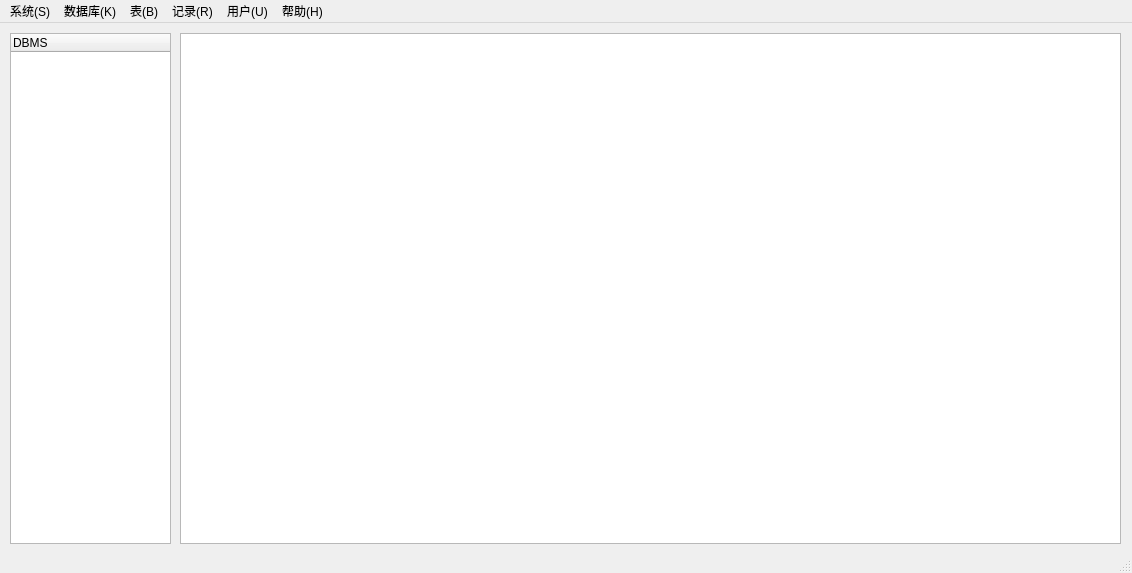
<?xml version="1.0" encoding="UTF-8"?>
<ui version="4.0">
 <class>MainWindow</class>
 <widget class="QMainWindow" name="MainWindow">
  <property name="geometry">
   <rect>
    <x>0</x>
    <y>0</y>
    <width>1132</width>
    <height>573</height>
   </rect>
  </property>
  <property name="windowTitle">
   <string>MainWindow</string>
  </property>
  <widget class="QWidget" name="centralwidget">
   <widget class="QTreeWidget" name="treeWidget">
    <property name="geometry">
     <rect>
      <x>10</x>
      <y>10</y>
      <width>161</width>
      <height>511</height>
     </rect>
    </property>
    <column>
     <property name="text">
      <string>DBMS</string>
     </property>
    </column>
   </widget>
   <widget class="QTableWidget" name="tableWidget">
    <property name="geometry">
     <rect>
      <x>180</x>
      <y>10</y>
      <width>941</width>
      <height>511</height>
     </rect>
    </property>
   </widget>
  </widget>
  <widget class="QMenuBar" name="menubar">
   <property name="geometry">
    <rect>
     <x>0</x>
     <y>0</y>
     <width>1132</width>
     <height>23</height>
    </rect>
   </property>
   <widget class="QMenu" name="menu_S">
    <property name="title">
     <string>系统(S)</string>
    </property>
    <addaction name="actioncha"/>
    <addaction name="actionrizhi"/>
    <addaction name="actionquit"/>
   </widget>
   <widget class="QMenu" name="menu_K">
    <property name="title">
     <string>数据库(K)</string>
    </property>
    <addaction name="actionxjk"/>
    <addaction name="actiondkk"/>
    <addaction name="actionsck"/>
   </widget>
   <widget class="QMenu" name="menu_B">
    <property name="title">
     <string>表(B)</string>
    </property>
    <widget class="QMenu" name="menu_S_2">
     <property name="title">
      <string>设计表(S)</string>
     </property>
     <addaction name="actioncrd"/>
     <addaction name="actionckd"/>
     <addaction name="actionxgd"/>
     <addaction name="actionscd"/>
    </widget>
    <addaction name="actionxjb"/>
    <addaction name="menu_S_2"/>
    <addaction name="actiondkb"/>
    <addaction name="actionscb"/>
   </widget>
   <widget class="QMenu" name="menu_Q">
    <property name="title">
     <string>记录(R)</string>
    </property>
    <addaction name="actiontjc"/>
    <addaction name="actioncrj"/>
    <addaction name="actionxgj"/>
    <addaction name="actionscj"/>
   </widget>
   <widget class="QMenu" name="menu_U">
    <property name="title">
     <string>用户(U)</string>
    </property>
    <addaction name="actionqx"/>
   </widget>
   <widget class="QMenu" name="menu_H">
    <property name="title">
     <string>帮助(H)</string>
    </property>
    <addaction name="actiongy"/>
   </widget>
   <addaction name="menu_S"/>
   <addaction name="menu_K"/>
   <addaction name="menu_B"/>
   <addaction name="menu_Q"/>
   <addaction name="menu_U"/>
   <addaction name="menu_H"/>
  </widget>
  <widget class="QStatusBar" name="statusbar"/>
  <action name="actioncha">
   <property name="text">
    <string>查看用户(U)</string>
   </property>
  </action>
  <action name="actionrizhi">
   <property name="text">
    <string>系统日志(R)</string>
   </property>
  </action>
  <action name="actionquit">
   <property name="text">
    <string>退出(Q)</string>
   </property>
   <property name="shortcut">
    <string>Ctrl+Q</string>
   </property>
  </action>
  <action name="actionxjk">
   <property name="text">
    <string>新建库(N)</string>
   </property>
  </action>
  <action name="actiondkk">
   <property name="text">
    <string>打开库(O)</string>
   </property>
  </action>
  <action name="actionsck">
   <property name="text">
    <string>删除库(D)</string>
   </property>
  </action>
  <action name="actionxjb">
   <property name="text">
    <string>新建表(N)</string>
   </property>
  </action>
  <action name="actiondkb">
   <property name="text">
    <string>打开表(O)</string>
   </property>
  </action>
  <action name="actionscb">
   <property name="text">
    <string>删除表(D)</string>
   </property>
  </action>
  <action name="actioncrd">
   <property name="text">
    <string>插入字段(I)</string>
   </property>
  </action>
  <action name="actionckd">
   <property name="text">
    <string>查看字段(L)</string>
   </property>
  </action>
  <action name="actionxgd">
   <property name="text">
    <string>修改字段(U)</string>
   </property>
  </action>
  <action name="actionscd">
   <property name="text">
    <string>删除字段(D)</string>
   </property>
  </action>
  <action name="actiontjc">
   <property name="text">
    <string>条件查询(S)</string>
   </property>
  </action>
  <action name="actioncrj">
   <property name="text">
    <string>插入记录(I)</string>
   </property>
  </action>
  <action name="actionxgj">
   <property name="text">
    <string>修改记录(U)</string>
   </property>
  </action>
  <action name="actionscj">
   <property name="text">
    <string>删除记录(D)</string>
   </property>
  </action>
  <action name="actionqx">
   <property name="text">
    <string>权限与安全(R)</string>
   </property>
  </action>
  <action name="actiongy">
   <property name="text">
    <string>关于MyDBMS...</string>
   </property>
  </action>
  <action name="actionsave">
   <property name="text">
    <string>保存(S)</string>
   </property>
  </action>
 </widget>
 <resources/>
 <connections/>
</ui>
